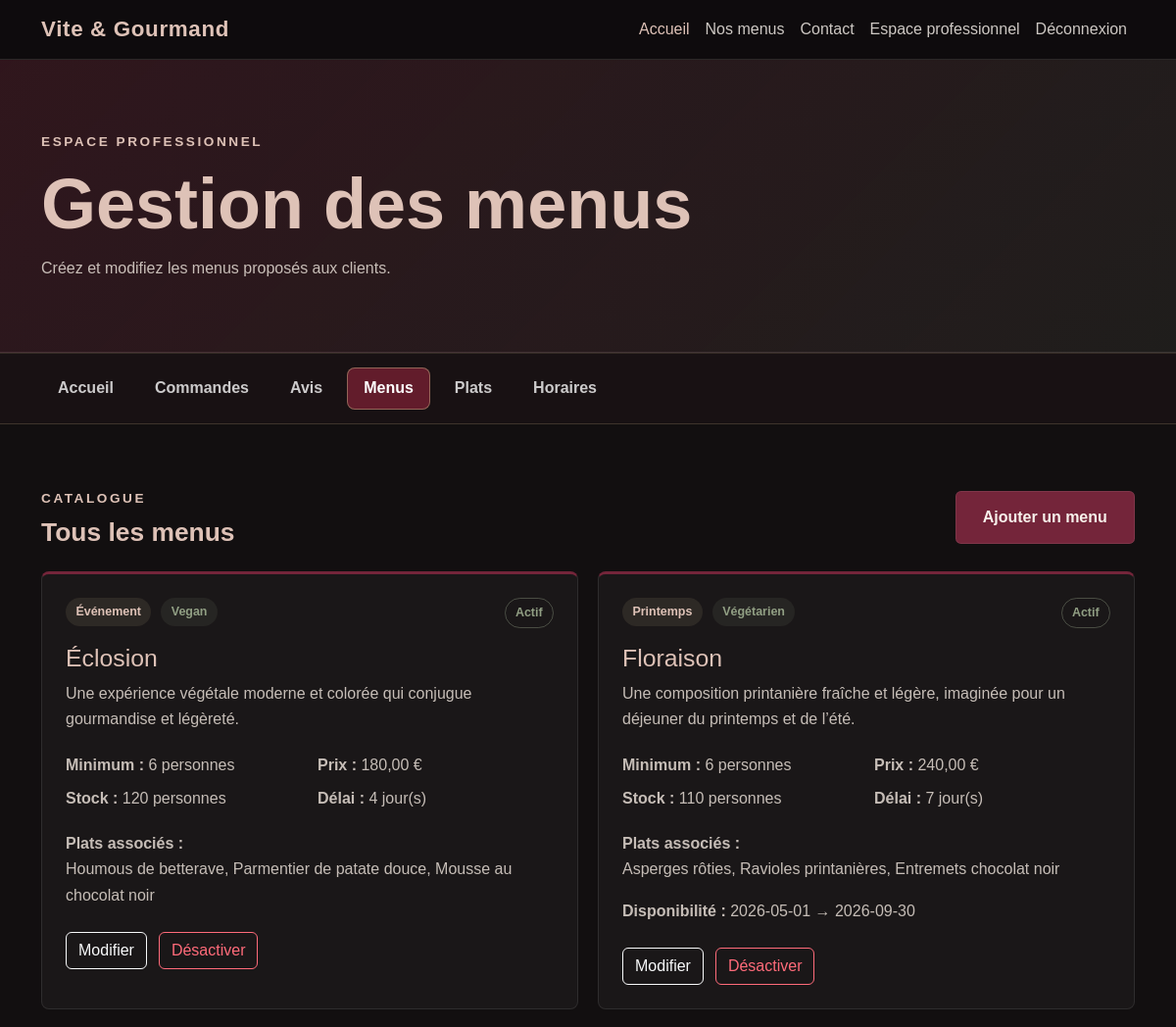
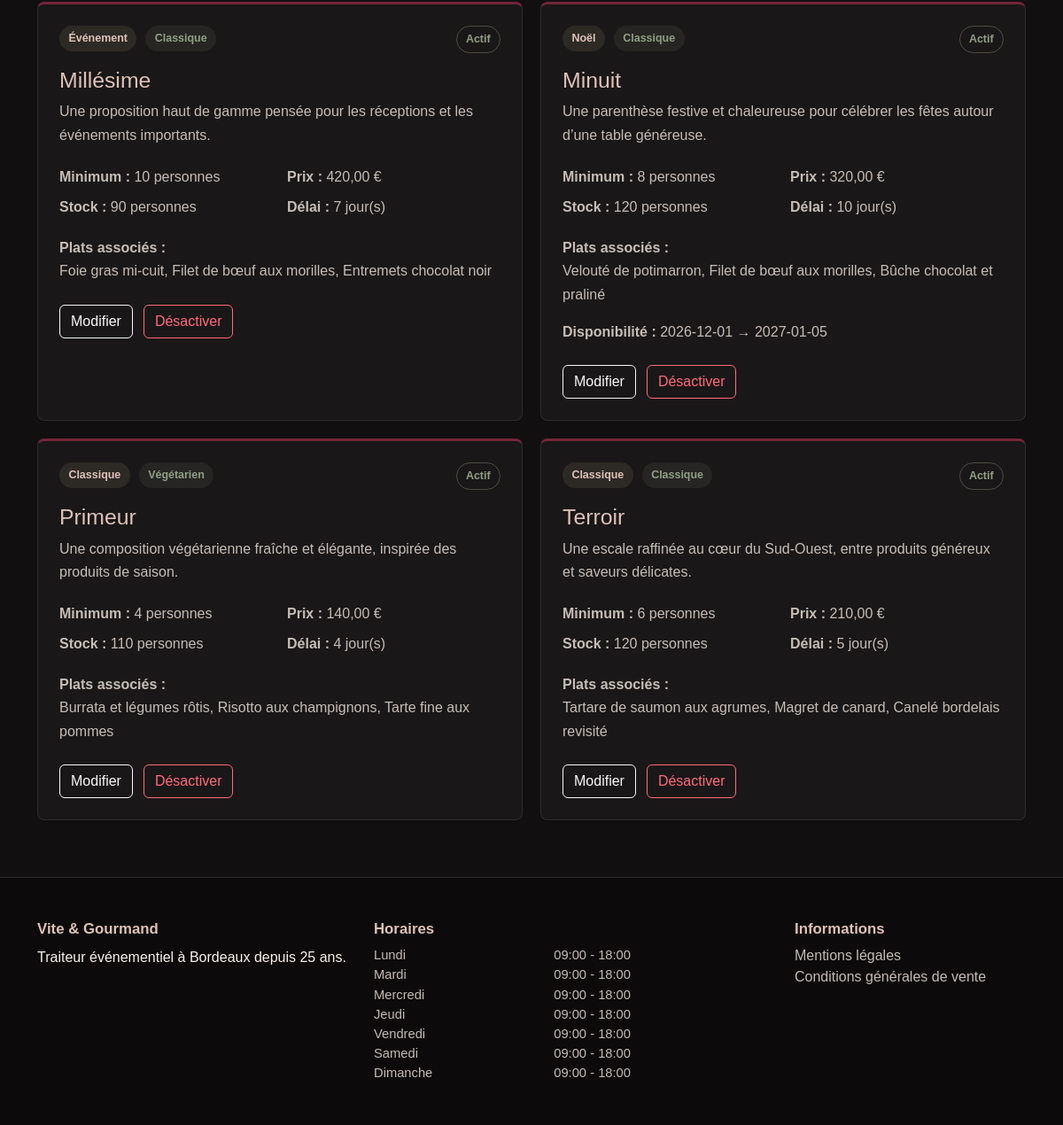
Page /employee/menus (signed in) on the committed database (2 pictures, top to bottom).
### tables this page shows
CREATE TABLE menus (
    id INT AUTO_INCREMENT PRIMARY KEY,
    theme_id INT NOT NULL,
    dietary_type_id INT NOT NULL,
    title VARCHAR(150) NOT NULL,
    description TEXT NOT NULL,
    conditions TEXT NOT NULL,
    minimum_order_days INT NOT NULL DEFAULT 1,
    available_from DATE NULL,
    available_until DATE NULL,
    minimum_people INT NOT NULL,
    base_price DECIMAL(10, 2) NOT NULL,
    stock_quantity INT NOT NULL DEFAULT 0,
    is_active BOOLEAN NOT NULL DEFAULT TRUE,
    created_at TIMESTAMP NOT NULL DEFAULT CURRENT_TIMESTAMP,
    updated_at TIMESTAMP NOT NULL DEFAULT CURRENT_TIMESTAMP
        ON UPDATE CURRENT_TIMESTAMP,

    CONSTRAINT fk_menus_theme
        FOREIGN KEY (theme_id)
        REFERENCES themes(id)
        ON DELETE RESTRICT,

    CONSTRAINT fk_menus_dietary_type
        FOREIGN KEY (dietary_type_id)
        REFERENCES dietary_types(id)
        ON DELETE RESTRICT
);

CREATE TABLE themes (
    id INT AUTO_INCREMENT PRIMARY KEY,
    name VARCHAR(100) NOT NULL UNIQUE
);

CREATE TABLE dietary_types (
    id INT AUTO_INCREMENT PRIMARY KEY,
    name VARCHAR(100) NOT NULL UNIQUE
);

CREATE TABLE opening_hours (
    id INT AUTO_INCREMENT PRIMARY KEY,
    day_number TINYINT NOT NULL UNIQUE,
    day_name VARCHAR(20) NOT NULL,
    opening_time TIME NULL,
    closing_time TIME NULL,
    is_closed BOOLEAN NOT NULL DEFAULT FALSE
);

### app/Views/employee/menus.php (the view, shortened to what the rows shown need)
<section class="employee-dashboard-hero py-5">
    <div class="container py-4">
        <h1 class="employee-dashboard-title">
            Gestion des menus
        </h1>
    </div>
</section>
<section class="employee-dashboard-section py-5">
    <div class="container py-3">
        <div class="employee-menus-heading">
            <div>
                <h2 class="employee-dashboard-card-title mb-0">
                    Tous les menus
                </h2>
            </div>
        </div>
        <?php if (!empty($menus)): ?>
            <div class="employee-menus-grid">
                <?php foreach ($menus as $menu): ?>
                    <?php
                    $isActive =
                        (bool) $menu['is_active'];
                    ?>
                    <article
                        class="employee-menu-card<?php
                                                    echo $isActive
                                                        ? ''
                                                        : ' inactive';
                                                    ?>">
                        <div class="employee-menu-card-top">
                            <div>
                                <span class="employee-menu-theme">
                                    <?php
                                    echo htmlspecialchars(
                                        $menu['theme_name']
                                    );
                                    ?>
                                </span>
                                <span class="employee-menu-diet">
                                    <?php
                                    echo htmlspecialchars(
                                        $menu['dietary_type_name']
                                    );
                                    ?>
                                </span>
                            </div>
                            <span
                                class="employee-menu-status<?php
                                                            echo $isActive
                                                                ? ''
                                                                : ' inactive';
                                                            ?>">
                                <?php
                                echo $isActive
                                    ? 'Actif'
                                    : 'Inactif';
                                ?>
                            </span>
                        </div>
                        <h3 class="employee-menu-title">
                            <?php
                            echo htmlspecialchars(
                                $menu['title']
                            );
                            ?>
                        </h3>
                        <p class="employee-menu-description">
                            <?php
                            echo htmlspecialchars(
                                $menu['description']
                            );
                            ?>
                        </p>
                        <div class="employee-menu-information">
                            <p>
                                <strong>
                                    Minimum :
                                </strong>
                                <?php
                                echo (int)
                                $menu['minimum_people'];
                                ?>
                                personnes
                            </p>
                            <p>
                                <strong>
                                    Prix :
                                </strong>
                                <?php
                                echo number_format(
                                    (float) $menu['base_price'],
                                    2,
                                    ',',
                                    ' '
                                );
                                ?>
                                €
                            </p>
                            <p>
                                <strong>
                                    Stock :
                                </strong>
                                <?php
                                echo (int)
                                $menu['stock_quantity'];
                                ?>
                                personnes
                            </p>
                            <p>
                                <strong>
                                    Délai :
                                </strong>
                                <?php
                                echo (int)
                                $menu['minimum_order_days'];
                                ?>
                                jour(s)
                            </p>
                        </div>
                        <p class="employee-menu-dishes">
                            <strong>
                                Plats associés :
                            </strong>
                            <br>
                            <?php
                            echo htmlspecialchars(
                                $menu['dish_names']
                                    ?: 'Aucun plat associé'
                            );
                            ?>
                        </p>
                        <?php if (
                            !empty($menu['available_from'])
                            || !empty($menu['available_until'])
                        ): ?>
                            <p class="employee-menu-availability">
                                <strong>
                                    Disponibilité :
                                </strong>
                                <?php
                                echo htmlspecialchars(
                                    $menu['available_from']
                                        ?: 'sans date de début'
                                );
                                ?>
                                →
                                <?php
                                echo htmlspecialchars(
                                    $menu['available_until']
                                        ?: 'sans date de fin'
                                );
                                ?>
                            </p>
                        <?php endif; ?>
                        <div class="employee-menu-actions">
                            <a
                                href="<?php
                                        echo BASE_URL
                                            . '/employee/menu/form?id='
                                            . (int) $menu['id'];
                                        ?>"
                                class="btn btn-outline-light">
                                Modifier
                            </a>
                            <form
                                action="<?php
                                        echo BASE_URL;
                                        ?>/employee/menu/toggle"
                                method="post">
                                <button
                                    type="submit"
                                    class="btn <?php
                                                echo $isActive
                                                    ? 'btn-outline-danger'
                                                    : 'btn-outline-success';
                                                ?>">
                                    <?php
                                    echo $isActive
                                        ? 'Désactiver'
                                        : 'Réactiver';
                                    ?>
                                </button>
                            </form>
                        </div>
                    </article>
                <?php endforeach; ?>
            </div>
        <?php endif; ?>
    </div>
</section>

### app/Views/layouts/footer.php (shortened to what the rows shown need)
</main>
<footer class="site-footer">
    <div class="container py-5">
        <div class="row gy-4">
            <div class="col-lg-4 col-md-6">
                <h2 class="footer-title">
                    Vite & Gourmand
                </h2>
            </div>
            <div class="col-lg-5 col-md-6">
                <h2 class="footer-title">
                    Horaires
                </h2>
                <?php if (!empty($openingHours)): ?>
                    <ul class="opening-hours-list list-unstyled mb-0">
                        <?php foreach ($openingHours as $openingHour): ?>
                            <li class="opening-hours-item">
                                <span>
                                    <?php echo htmlspecialchars($openingHour['day_name']); ?>
                                </span>
                                <span>
                                    <?php if ((bool) $openingHour['is_closed']): ?>
                                        Fermé
                                    <?php else: ?>
                                        <?php
                                        echo htmlspecialchars(
                                            substr($openingHour['opening_time'], 0, 5)
                                        );
                                        ?>
                                        -
                                        <?php
                                        echo htmlspecialchars(
                                            substr($openingHour['closing_time'], 0, 5)
                                        );
                                        ?>
                                    <?php endif; ?>
                                </span>
                            </li>
                        <?php endforeach; ?>
                    </ul>
                <?php else: ?>
                    <p class="mb-0">
                        Les horaires seront bientôt disponibles.
                    </p>
                <?php endif; ?>
            </div>
            <div class="col-lg-3 col-md-6">
                <h2 class="footer-title">
                    Informations
                </h2>
            </div>
        </div>
    </div>
</footer>
</body>
</html>

### rows in the picture
menus: theme.name "Événement", dietary_type.name "Vegan", is_active "Actif", title "Éclosion", description "Une expérience végétale moderne et colorée qui conjugue gourmandise et légèreté.", minimum_people "6", base_price "180,00", stock_quantity "120", minimum_order_days "4", dish_names "Houmous de betterave, Parmentier de patate douce, Mousse au chocolat noir"
menus: theme.name "Printemps", dietary_type.name "Végétarien", is_active "Actif", title "Floraison", description "Une composition printanière fraîche et légère, imaginée pour un déjeuner du printemps et de l’été.", minimum_people "6", base_price "240,00", stock_quantity "110", minimum_order_days "7", dish_names "Asperges rôties, Ravioles printanières, Entremets chocolat noir", available_from "2026-05-01", available_until "2026-09-30"
menus: theme.name "Événement", dietary_type.name "Classique", is_active "Actif", title "Millésime", description "Une proposition haut de gamme pensée pour les réceptions et les événements importants.", minimum_people "10", base_price "420,00", stock_quantity "90", minimum_order_days "7", dish_names "Foie gras mi-cuit, Filet de bœuf aux morilles, Entremets chocolat noir"
menus: theme.name "Noël", dietary_type.name "Classique", is_active "Actif", title "Minuit", description "Une parenthèse festive et chaleureuse pour célébrer les fêtes autour d’une table généreuse.", minimum_people "8", base_price "320,00", stock_quantity "120", minimum_order_days "10", dish_names "Velouté de potimarron, Filet de bœuf aux morilles, Bûche chocolat et praliné", available_from "2026-12-01", available_until "2027-01-05"
menus: theme.name "Classique", dietary_type.name "Végétarien", is_active "Actif", title "Primeur", description "Une composition végétarienne fraîche et élégante, inspirée des produits de saison.", minimum_people "4", base_price "140,00", stock_quantity "110", minimum_order_days "4", dish_names "Burrata et légumes rôtis, Risotto aux champignons, Tarte fine aux pommes"
menus: theme.name "Classique", dietary_type.name "Classique", is_active "Actif", title "Terroir", description "Une escale raffinée au cœur du Sud-Ouest, entre produits généreux et saveurs délicates.", minimum_people "6", base_price "210,00", stock_quantity "120", minimum_order_days "5", dish_names "Tartare de saumon aux agrumes, Magret de canard, Canelé bordelais revisité"
opening_hours: day_name "Lundi", opening_time "09:00", closing_time "18:00"
opening_hours: day_name "Mardi", opening_time "09:00", closing_time "18:00"
opening_hours: day_name "Mercredi", opening_time "09:00", closing_time "18:00"
opening_hours: day_name "Jeudi", opening_time "09:00", closing_time "18:00"
opening_hours: day_name "Vendredi", opening_time "09:00", closing_time "18:00"
opening_hours: day_name "Samedi", opening_time "09:00", closing_time "18:00"
opening_hours: day_name "Dimanche", opening_time "09:00", closing_time "18:00"

### other values in the picture
$accountLabel "Espace professionnel"
